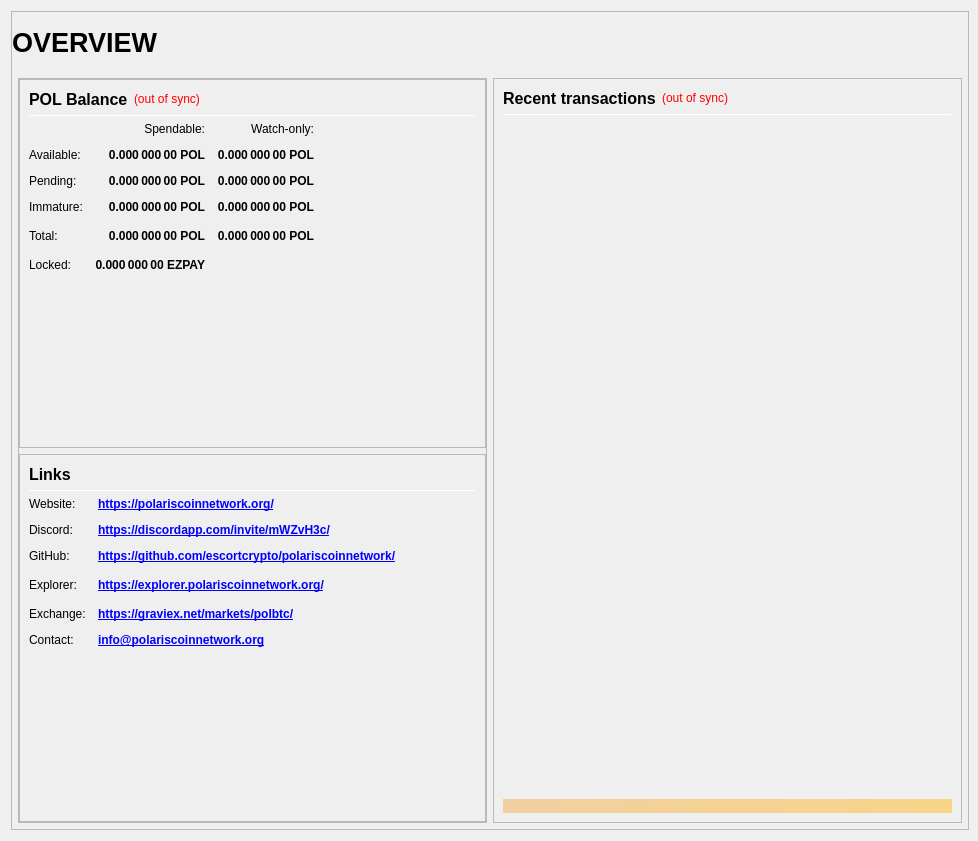
<?xml version="1.0" encoding="UTF-8"?>
<ui version="4.0">
 <class>OverviewPage</class>
 <widget class="QWidget" name="OverviewPage">
  <property name="geometry">
   <rect>
    <x>0</x>
    <y>0</y>
    <width>978</width>
    <height>841</height>
   </rect>
  </property>
  <property name="minimumSize">
   <size>
    <width>960</width>
    <height>682</height>
   </size>
  </property>
  <property name="windowTitle">
   <string>Form</string>
  </property>
  <layout class="QVBoxLayout" name="topLayout" stretch="1">
   <property name="rightMargin">
    <number>9</number>
   </property>
   <item>
    <widget class="QFrame" name="frame_BG">
     <property name="minimumSize">
      <size>
       <width>850</width>
       <height>610</height>
      </size>
     </property>
     <property name="maximumSize">
      <size>
       <width>16777215</width>
       <height>16777215</height>
      </size>
     </property>
     <property name="frameShape">
      <enum>QFrame::StyledPanel</enum>
     </property>
     <property name="frameShadow">
      <enum>QFrame::Raised</enum>
     </property>
     <layout class="QVBoxLayout" name="verticalLayout_3" stretch="1">
      <property name="leftMargin">
       <number>0</number>
      </property>
      <property name="topMargin">
       <number>0</number>
      </property>
      <property name="rightMargin">
       <number>0</number>
      </property>
      <property name="bottomMargin">
       <number>6</number>
      </property>
      <item>
       <layout class="QVBoxLayout" name="verticalLayout_Master" stretch="0,1">
        <property name="leftMargin">
         <number>0</number>
        </property>
        <property name="topMargin">
         <number>0</number>
        </property>
        <property name="rightMargin">
         <number>0</number>
        </property>
        <property name="bottomMargin">
         <number>0</number>
        </property>
        <item>
         <widget class="QFrame" name="frame_Header">
          <layout class="QVBoxLayout" name="verticalLayout_Header" stretch="0">
           <property name="leftMargin">
            <number>0</number>
           </property>
           <property name="topMargin">
            <number>0</number>
           </property>
           <property name="rightMargin">
            <number>0</number>
           </property>
           <property name="bottomMargin">
            <number>0</number>
           </property>
           <item>
            <layout class="QHBoxLayout" name="horizontalLayout_Header" stretch="1,0,1">
             <property name="spacing">
              <number>6</number>
             </property>
             <item>
              <widget class="QLabel" name="labelOverviewHeaderLeft">
               <property name="minimumSize">
                <size>
                 <width>464</width>
                 <height>60</height>
                </size>
               </property>
               <property name="maximumSize">
                <size>
                 <width>16777215</width>
                 <height>60</height>
                </size>
               </property>
               <property name="font">
                <font>
                 <pointsize>20</pointsize>
                 <weight>75</weight>
                 <bold>true</bold>
                </font>
               </property>
               <property name="text">
                <string>OVERVIEW</string>
               </property>
               <property name="alignment">
                <set>Qt::AlignLeading|Qt::AlignLeft|Qt::AlignVCenter</set>
               </property>
              </widget>
             </item>
             <item>
              <spacer name="horizontalSpacer_Header">
               <property name="orientation">
                <enum>Qt::Horizontal</enum>
               </property>
               <property name="sizeHint" stdset="0">
                <size>
                 <width>40</width>
                 <height>20</height>
                </size>
               </property>
              </spacer>
             </item>
             <item>
              <widget class="QLabel" name="labelOverviewHeaderRight">
               <property name="minimumSize">
                <size>
                 <width>464</width>
                 <height>60</height>
                </size>
               </property>
               <property name="maximumSize">
                <size>
                 <width>16777215</width>
                 <height>60</height>
                </size>
               </property>
               <property name="font">
                <font>
                 <pointsize>14</pointsize>
                </font>
               </property>
               <property name="text">
                <string/>
               </property>
               <property name="alignment">
                <set>Qt::AlignRight|Qt::AlignTrailing|Qt::AlignVCenter</set>
               </property>
              </widget>
             </item>
            </layout>
           </item>
          </layout>
         </widget>
        </item>
        <item>
         <widget class="QFrame" name="frame_Content">
          <layout class="QVBoxLayout" name="verticalLayout_Content">
           <property name="leftMargin">
            <number>6</number>
           </property>
           <property name="topMargin">
            <number>0</number>
           </property>
           <property name="rightMargin">
            <number>6</number>
           </property>
           <property name="bottomMargin">
            <number>0</number>
           </property>
           <item>
            <layout class="QHBoxLayout" name="horizontalLayout_Content" stretch="1,1">
             <property name="spacing">
              <number>6</number>
             </property>
             <item>
              <layout class="QVBoxLayout" name="verticalLayout_left" stretch="1">
               <item>
                <widget class="QFrame" name="frameObfuscation">
                 <property name="minimumSize">
                  <size>
                   <width>0</width>
                   <height>0</height>
                  </size>
                 </property>
                 <property name="frameShape">
                  <enum>QFrame::StyledPanel</enum>
                 </property>
                 <property name="frameShadow">
                  <enum>QFrame::Raised</enum>
                 </property>
                 <layout class="QVBoxLayout" name="verticalLayout" stretch="0,0,0,0">
                  <property name="leftMargin">
                   <number>0</number>
                  </property>
                  <property name="topMargin">
                   <number>0</number>
                  </property>
                  <property name="rightMargin">
                   <number>0</number>
                  </property>
                  <property name="bottomMargin">
                   <number>0</number>
                  </property>
                  <item>
                   <widget class="QFrame" name="frame_Balances">
                    <property name="frameShape">
                     <enum>QFrame::StyledPanel</enum>
                    </property>
                    <property name="frameShadow">
                     <enum>QFrame::Raised</enum>
                    </property>
                    <layout class="QVBoxLayout" name="verticalLayout_4">
                     <item>
                      <layout class="QHBoxLayout" name="horizontalLayout_4">
                       <item>
                        <widget class="QLabel" name="label_5">
                         <property name="minimumSize">
                          <size>
                           <width>0</width>
                           <height>20</height>
                          </size>
                         </property>
                         <property name="font">
                          <font>
                           <pointsize>12</pointsize>
                           <weight>75</weight>
                           <bold>true</bold>
                          </font>
                         </property>
                         <property name="text">
                          <string>POL Balance</string>
                         </property>
                        </widget>
                       </item>
                       <item>
                        <widget class="QLabel" name="labelWalletStatus">
                         <property name="cursor">
                          <cursorShape>WhatsThisCursor</cursorShape>
                         </property>
                         <property name="toolTip">
                          <string>The displayed information may be out of date. Your wallet automatically synchronizes with the KYD network after a connection is established, but this process has not completed yet.</string>
                         </property>
                         <property name="styleSheet">
                          <string notr="true">QLabel { color: red; }</string>
                         </property>
                         <property name="text">
                          <string notr="true">(out of sync)</string>
                         </property>
                         <property name="alignment">
                          <set>Qt::AlignLeading|Qt::AlignLeft|Qt::AlignVCenter</set>
                         </property>
                        </widget>
                       </item>
                       <item>
                        <spacer name="horizontalSpacer_3">
                         <property name="orientation">
                          <enum>Qt::Horizontal</enum>
                         </property>
                         <property name="sizeHint" stdset="0">
                          <size>
                           <width>40</width>
                           <height>20</height>
                          </size>
                         </property>
                        </spacer>
                       </item>
                      </layout>
                     </item>
                     <item>
                      <widget class="Line" name="line_Balance">
                       <property name="minimumSize">
                        <size>
                         <width>0</width>
                         <height>1</height>
                        </size>
                       </property>
                       <property name="maximumSize">
                        <size>
                         <width>16777215</width>
                         <height>1</height>
                        </size>
                       </property>
                       <property name="orientation">
                        <enum>Qt::Horizontal</enum>
                       </property>
                      </widget>
                     </item>
                     <item>
                      <layout class="QGridLayout" name="gridLayout">
                       <property name="spacing">
                        <number>12</number>
                       </property>
                       <item row="0" column="1">
                        <widget class="QLabel" name="labelSpendable">
                         <property name="text">
                          <string>Spendable:</string>
                         </property>
                         <property name="alignment">
                          <set>Qt::AlignRight|Qt::AlignTrailing|Qt::AlignVCenter</set>
                         </property>
                        </widget>
                       </item>
                       <item row="0" column="2">
                        <widget class="QLabel" name="labelWatchonly">
                         <property name="text">
                          <string>Watch-only:</string>
                         </property>
                         <property name="alignment">
                          <set>Qt::AlignRight|Qt::AlignTrailing|Qt::AlignVCenter</set>
                         </property>
                        </widget>
                       </item>
                       <item row="1" column="0">
                        <widget class="QLabel" name="labelBalanceText">
                         <property name="text">
                          <string>Available:</string>
                         </property>
                        </widget>
                       </item>
                       <item row="1" column="1">
                        <widget class="QLabel" name="labelBalance">
                         <property name="font">
                          <font>
                           <weight>75</weight>
                           <bold>true</bold>
                          </font>
                         </property>
                         <property name="cursor">
                          <cursorShape>IBeamCursor</cursorShape>
                         </property>
                         <property name="toolTip">
                          <string>Your current spendable balance</string>
                         </property>
                         <property name="text">
                          <string notr="true">0.000 000 00 POL</string>
                         </property>
                         <property name="alignment">
                          <set>Qt::AlignRight|Qt::AlignTrailing|Qt::AlignVCenter</set>
                         </property>
                         <property name="textInteractionFlags">
                          <set>Qt::LinksAccessibleByMouse|Qt::TextSelectableByKeyboard|Qt::TextSelectableByMouse</set>
                         </property>
                        </widget>
                       </item>
                       <item row="1" column="2">
                        <widget class="QLabel" name="labelWatchAvailable">
                         <property name="font">
                          <font>
                           <weight>75</weight>
                           <bold>true</bold>
                          </font>
                         </property>
                         <property name="cursor">
                          <cursorShape>IBeamCursor</cursorShape>
                         </property>
                         <property name="toolTip">
                          <string>Your current balance in watch-only addresses</string>
                         </property>
                         <property name="text">
                          <string notr="true">0.000 000 00 POL</string>
                         </property>
                         <property name="alignment">
                          <set>Qt::AlignRight|Qt::AlignTrailing|Qt::AlignVCenter</set>
                         </property>
                         <property name="textInteractionFlags">
                          <set>Qt::LinksAccessibleByMouse|Qt::TextSelectableByKeyboard|Qt::TextSelectableByMouse</set>
                         </property>
                        </widget>
                       </item>
                       <item row="2" column="0">
                        <widget class="QLabel" name="labelPendingText">
                         <property name="text">
                          <string>Pending:</string>
                         </property>
                        </widget>
                       </item>
                       <item row="2" column="1">
                        <widget class="QLabel" name="labelUnconfirmed">
                         <property name="font">
                          <font>
                           <weight>75</weight>
                           <bold>true</bold>
                          </font>
                         </property>
                         <property name="cursor">
                          <cursorShape>IBeamCursor</cursorShape>
                         </property>
                         <property name="toolTip">
                          <string>Total of transactions that have yet to be confirmed, and do not yet count toward the spendable balance</string>
                         </property>
                         <property name="text">
                          <string notr="true">0.000 000 00 POL</string>
                         </property>
                         <property name="alignment">
                          <set>Qt::AlignRight|Qt::AlignTrailing|Qt::AlignVCenter</set>
                         </property>
                         <property name="textInteractionFlags">
                          <set>Qt::LinksAccessibleByMouse|Qt::TextSelectableByKeyboard|Qt::TextSelectableByMouse</set>
                         </property>
                        </widget>
                       </item>
                       <item row="2" column="2">
                        <widget class="QLabel" name="labelWatchPending">
                         <property name="font">
                          <font>
                           <weight>75</weight>
                           <bold>true</bold>
                          </font>
                         </property>
                         <property name="cursor">
                          <cursorShape>IBeamCursor</cursorShape>
                         </property>
                         <property name="toolTip">
                          <string>Unconfirmed transactions to watch-only addresses</string>
                         </property>
                         <property name="text">
                          <string notr="true">0.000 000 00 POL</string>
                         </property>
                         <property name="alignment">
                          <set>Qt::AlignRight|Qt::AlignTrailing|Qt::AlignVCenter</set>
                         </property>
                         <property name="textInteractionFlags">
                          <set>Qt::LinksAccessibleByMouse|Qt::TextSelectableByKeyboard|Qt::TextSelectableByMouse</set>
                         </property>
                        </widget>
                       </item>
                       <item row="3" column="0">
                        <widget class="QLabel" name="labelImmatureText">
                         <property name="text">
                          <string>Immature:</string>
                         </property>
                        </widget>
                       </item>
                       <item row="3" column="1">
                        <widget class="QLabel" name="labelImmature">
                         <property name="font">
                          <font>
                           <weight>75</weight>
                           <bold>true</bold>
                          </font>
                         </property>
                         <property name="cursor">
                          <cursorShape>IBeamCursor</cursorShape>
                         </property>
                         <property name="toolTip">
                          <string>Staked or masternode rewards that has not yet matured</string>
                         </property>
                         <property name="text">
                          <string notr="true">0.000 000 00 POL</string>
                         </property>
                         <property name="alignment">
                          <set>Qt::AlignRight|Qt::AlignTrailing|Qt::AlignVCenter</set>
                         </property>
                         <property name="textInteractionFlags">
                          <set>Qt::LinksAccessibleByMouse|Qt::TextSelectableByKeyboard|Qt::TextSelectableByMouse</set>
                         </property>
                        </widget>
                       </item>
                       <item row="3" column="2">
                        <widget class="QLabel" name="labelWatchImmature">
                         <property name="font">
                          <font>
                           <weight>75</weight>
                           <bold>true</bold>
                          </font>
                         </property>
                         <property name="cursor">
                          <cursorShape>IBeamCursor</cursorShape>
                         </property>
                         <property name="toolTip">
                          <string>Staked or masternode rewards in watch-only addresses that has not yet matured</string>
                         </property>
                         <property name="text">
                          <string notr="true">0.000 000 00 POL</string>
                         </property>
                         <property name="alignment">
                          <set>Qt::AlignRight|Qt::AlignTrailing|Qt::AlignVCenter</set>
                         </property>
                         <property name="textInteractionFlags">
                          <set>Qt::LinksAccessibleByMouse|Qt::TextSelectableByKeyboard|Qt::TextSelectableByMouse</set>
                         </property>
                        </widget>
                       </item>
                 
                       <item row="4" column="0">
                        <widget class="QLabel" name="labelTotalText">
                         <property name="toolTip">
                          <string>Your current POL balance, unconfirmed and immature transactions included</string>
                         </property>
                         <property name="text">
                          <string>Total:</string>
                         </property>
                        </widget>
                       </item>
                       <item row="4" column="1">
                        <widget class="QLabel" name="labelTotal">
                         <property name="font">
                          <font>
                           <weight>75</weight>
                           <bold>true</bold>
                          </font>
                         </property>
                         <property name="cursor">
                          <cursorShape>IBeamCursor</cursorShape>
                         </property>
                         <property name="toolTip">
                          <string>Your current POL balance, unconfirmed and immature transactions included</string>
                         </property>
                         <property name="text">
                          <string notr="true">0.000 000 00 POL</string>
                         </property>
                         <property name="alignment">
                          <set>Qt::AlignRight|Qt::AlignTrailing|Qt::AlignVCenter</set>
                         </property>
                         <property name="textInteractionFlags">
                          <set>Qt::LinksAccessibleByMouse|Qt::TextSelectableByKeyboard|Qt::TextSelectableByMouse</set>
                         </property>
                        </widget>
                       </item>
                       <item row="4" column="2">
                        <widget class="QLabel" name="labelWatchTotal">
                         <property name="font">
                          <font>
                           <weight>75</weight>
                           <bold>true</bold>
                          </font>
                         </property>
                         <property name="cursor">
                          <cursorShape>IBeamCursor</cursorShape>
                         </property>
                         <property name="toolTip">
                          <string>Current total balance in watch-only addresses</string>
                         </property>
                         <property name="text">
                          <string notr="true">0.000 000 00 POL</string>
                         </property>
                         <property name="alignment">
                          <set>Qt::AlignRight|Qt::AlignTrailing|Qt::AlignVCenter</set>
                         </property>
                         <property name="textInteractionFlags">
                          <set>Qt::LinksAccessibleByMouse|Qt::TextSelectableByKeyboard|Qt::TextSelectableByMouse</set>
                         </property>
                        </widget>
                       </item>
                       <item row="4" column="3">
                        <spacer name="horizontalSpacer_9">
                         <property name="orientation">
                          <enum>Qt::Horizontal</enum>
                         </property>
                         <property name="sizeHint" stdset="0">
                          <size>
                           <width>40</width>
                           <height>20</height>
                          </size>
                         </property>
                        </spacer>
                       </item>
			<item row="5" column="0">
                        <widget class="QLabel" name="labelLockedBalanceText">
                         <property name="toolTip">
                          <string>Locked POL or Masternode collaterals.</string>
                         </property>
                         <property name="text">
                          <string>Locked:</string>
                         </property>
                        </widget>
                       </item>
                       <item row="5" column="1">
                        <widget class="QLabel" name="labelLockedBalance">
                         <property name="font">
                          <font>
                           <weight>75</weight>
                           <bold>true</bold>
                          </font>
                         </property>
                         <property name="cursor">
                          <cursorShape>IBeamCursor</cursorShape>
                         </property>
                         <property name="toolTip">
                          <string>Locked POL or Masternode collaterals</string>
                         </property>
                         <property name="text">
                          <string notr="true">0.000 000 00 EZPAY</string>
                         </property>
                         <property name="alignment">
                          <set>Qt::AlignRight|Qt::AlignTrailing|Qt::AlignVCenter</set>
                         </property>
                         <property name="textInteractionFlags">
                          <set>Qt::LinksAccessibleByMouse|Qt::TextSelectableByKeyboard|Qt::TextSelectableByMouse</set>
                         </property>
                        </widget>
                       </item>
                      </layout>
                     </item>
                     <item>
                      <spacer name="verticalSpacer_3">
                       <property name="orientation">
                        <enum>Qt::Vertical</enum>
                       </property>
                       <property name="sizeHint" stdset="0">
                        <size>
                         <width>20</width>
                         <height>40</height>
                        </size>
                       </property>
                      </spacer>
                     </item>
                    </layout>
                   </widget>
                  </item>
                  <item>
                   <widget class="QFrame" name="frame_Links">
                    <property name="frameShape">
                     <enum>QFrame::StyledPanel</enum>
                    </property>
                    <property name="frameShadow">
                     <enum>QFrame::Raised</enum>
                    </property>
                    <layout class="QVBoxLayout" name="verticalLayout_Links">
                     <item>
                      <layout class="QHBoxLayout" name="horizontalLayout_Links_1" stretch="0,0">
                       <item>
                        <widget class="QLabel" name="label_Links_title">
                         <property name="minimumSize">
                          <size>
                           <width>0</width>
                           <height>20</height>
                          </size>
                         </property>
                         <property name="font">
                          <font>
                           <pointsize>12</pointsize>
                           <weight>75</weight>
                           <bold>true</bold>
                          </font>
                         </property>
                         <property name="text">
                          <string>Links</string>
                         </property>
                        </widget>
                       </item>
                       <item>
                        <spacer name="horizontalSpacer_Links_1">
                         <property name="orientation">
                          <enum>Qt::Horizontal</enum>
                         </property>
                         <property name="sizeHint" stdset="0">
                          <size>
                           <width>40</width>
                           <height>20</height>
                          </size>
                         </property>
                        </spacer>
                       </item>
                      </layout>
                     </item>
                     <item>
                      <widget class="Line" name="line_Links">
                       <property name="minimumSize">
                        <size>
                         <width>0</width>
                         <height>1</height>
                        </size>
                       </property>
                       <property name="maximumSize">
                        <size>
                         <width>16777215</width>
                         <height>1</height>
                        </size>
                       </property>
                       <property name="orientation">
                        <enum>Qt::Horizontal</enum>
                       </property>
                      </widget>
                     </item>
                     <item>
                      <layout class="QGridLayout" name="gridLayout_Links">
                       <property name="spacing">
                        <number>12</number>
                       </property>
                       <item row="1" column="0">
                        <widget class="QLabel" name="labelLinks1">
                         <property name="text">
                          <string>Website:</string>
                         </property>
                        </widget>
                       </item>
                       <item row="1" column="1">
                        <widget class="QLabel" name="labelLinksUrl1">
                         <property name="font">
                          <font>
                           <weight>75</weight>
                           <bold>true</bold>
                          </font>
                         </property>
                         <property name="text">
                          <string notr="true">&lt;a href=&quot;https://polariscoinnetwork.org/&quot;&gt;https://polariscoinnetwork.org/&lt;/a&gt;</string>
                         </property>
                         <property name="textFormat">
                          <enum>Qt::RichText</enum>
                         </property>
                         <property name="alignment">
                          <set>Qt::AlignLeading|Qt::AlignLeft|Qt::AlignVCenter</set>
                         </property>
                         <property name="openExternalLinks">
                          <bool>true</bool>
                         </property>
                        </widget>
                       </item>
                       <item row="2" column="0">
                        <widget class="QLabel" name="labelLinks2">
                         <property name="text">
                          <string>Discord:</string>
                         </property>
                        </widget>
                       </item>
                       <item row="2" column="1">
                        <widget class="QLabel" name="labelLinksUrl2">
                         <property name="font">
                          <font>
                           <weight>75</weight>
                           <bold>true</bold>
                          </font>
                         </property>
                         <property name="text">
                          <string notr="true">&lt;a href=&quot;https://discordapp.com/invite/mWZvH3c/&quot;&gt;https://discordapp.com/invite/mWZvH3c/&lt;/a&gt;</string>
                         </property>
                         <property name="alignment">
                          <set>Qt::AlignLeading|Qt::AlignLeft|Qt::AlignVCenter</set>
                         </property>
                         <property name="openExternalLinks">
                          <bool>true</bool>
                         </property>
                        </widget>
                       </item>
                       <item row="3" column="0">
                        <widget class="QLabel" name="labelLinks3">
                         <property name="text">
                          <string>GitHub:</string>
                         </property>
                        </widget>
                       </item>
                       <item row="3" column="1">
                        <widget class="QLabel" name="labelLinksUrl3">
                         <property name="font">
                          <font>
                           <weight>75</weight>
                           <bold>true</bold>
                          </font>
                         </property>
                         <property name="text">
                          <string notr="true">&lt;a href=&quot;https://github.com/escortcrypto/polariscoinnetwork/&quot;&gt;https://github.com/escortcrypto/polariscoinnetwork/&lt;/a&gt;</string>
                         </property>
                         <property name="alignment">
                           <set>Qt::AlignLeading|Qt::AlignLeft|Qt::AlignVCenter</set>
                         </property>
                         <property name="openExternalLinks">
                          <bool>true</bool>
                         </property>
                        </widget>
                       </item>
                       <item row="4" column="0">
                        <widget class="QLabel" name="labelLinks4">
                         <property name="text">
                          <string>Explorer:</string>
                         </property>
                        </widget>
                       </item>
                       <item row="4" column="1">
                        <widget class="QLabel" name="labelLinksUrl4">
                         <property name="font">
                          <font>
                           <weight>75</weight>
                           <bold>true</bold>
                          </font>
                         </property>
                         <property name="text">
                          <string notr="true">&lt;a href=&quot;https://explorer.polariscoinnetwork.org/&quot;&gt;https://explorer.polariscoinnetwork.org/&lt;/a&gt;</string>
                         </property>
                         <property name="alignment">
                           <set>Qt::AlignLeading|Qt::AlignLeft|Qt::AlignVCenter</set>
                         </property>
                         <property name="openExternalLinks">
                          <bool>true</bool>
                         </property>
                        </widget>
                       </item>
                       <item row="4" column="2">
                        <spacer name="horizontalSpacer_Links_2">
                         <property name="orientation">
                          <enum>Qt::Horizontal</enum>
                         </property>
                         <property name="sizeHint" stdset="0">
                          <size>
                           <width>40</width>
                           <height>20</height>
                          </size>
                         </property>
                        </spacer>
                       </item>
                       <item row="5" column="0">
                        <widget class="QLabel" name="labelLinks5">
                         <property name="text">
                          <string>Exchange:</string>
                         </property>
                        </widget>
                       </item>
                       <item row="5" column="1">
                        <widget class="QLabel" name="labelLinksUrl5">
                         <property name="font">
                          <font>
                           <weight>75</weight>
                           <bold>true</bold>
                          </font>
                         </property>
                         <property name="text">
                          <string notr="true">&lt;a href=&quot;https://graviex.net/markets/polbtc/&quot;&gt;https://graviex.net/markets/polbtc/&lt;/a&gt;</string>
                         </property>
                         <property name="alignment">
                           <set>Qt::AlignLeading|Qt::AlignLeft|Qt::AlignVCenter</set>
                         </property>
                         <property name="openExternalLinks">
                          <bool>true</bool>
                         </property>
                        </widget>
                       </item>
                       <item row="6" column="0">
                        <widget class="QLabel" name="labelLinks6">
                         <property name="text">
                          <string>Contact:</string>
                         </property>
                        </widget>
                       </item>
                       <item row="6" column="1">
                        <widget class="QLabel" name="labelLinksUrl6">
                         <property name="font">
                          <font>
                           <weight>75</weight>
                           <bold>true</bold>
                          </font>
                         </property>
                         <property name="text">
                          <string notr="true">&lt;a href=&quot;info@polariscoinnetwork.org&quot;&gt;info@polariscoinnetwork.org&lt;/a&gt;</string>
                         </property>
                         <property name="alignment">
                           <set>Qt::AlignLeading|Qt::AlignLeft|Qt::AlignVCenter</set>
                         </property>
                         <property name="openExternalLinks">
                          <bool>true</bool>
                         </property>
                        </widget>
                       </item>
                      </layout>
                     </item>
                     <item>
                      <spacer name="verticalSpacer_4">
                       <property name="orientation">
                        <enum>Qt::Vertical</enum>
                       </property>
                       <property name="sizeHint" stdset="0">
                        <size>
                         <width>20</width>
                         <height>40</height>
                        </size>
                       </property>
                      </spacer>
                     </item>
                    </layout>
                   </widget>
                  </item>
                 </layout>
                </widget>
               </item>
              </layout>
             </item>
             <item>
              <layout class="QVBoxLayout" name="verticalLayout_right" stretch="1">
               <item>
                <widget class="QFrame" name="frame_RecentTransactions">
                 <property name="minimumSize">
                  <size>
                   <width>0</width>
                   <height>0</height>
                  </size>
                 </property>
                 <property name="frameShape">
                  <enum>QFrame::StyledPanel</enum>
                 </property>
                 <property name="frameShadow">
                  <enum>QFrame::Raised</enum>
                 </property>
                 <layout class="QVBoxLayout" name="verticalLayout_1" stretch="0,0,0,0,0">
                  <item>
                   <layout class="QHBoxLayout" name="horizontalLayout_2">
                    <item>
                     <widget class="QLabel" name="label_4">
                      <property name="minimumSize">
                       <size>
                        <width>0</width>
                        <height>20</height>
                       </size>
                      </property>
                      <property name="font">
                       <font>
                        <pointsize>12</pointsize>
                        <weight>75</weight>
                        <bold>true</bold>
                       </font>
                      </property>
                      <property name="text">
                       <string>Recent transactions</string>
                      </property>
                     </widget>
                    </item>
                    <item>
                     <widget class="QLabel" name="labelTransactionsStatus">
                      <property name="cursor">
                       <cursorShape>WhatsThisCursor</cursorShape>
                      </property>
                      <property name="toolTip">
                       <string>The displayed information may be out of date. Your wallet automatically synchronizes with the POL network after a connection is established, but this process has not completed yet.</string>
                      </property>
                      <property name="styleSheet">
                       <string notr="true">QLabel { color: red; }</string>
                      </property>
                      <property name="text">
                       <string notr="true">(out of sync)</string>
                      </property>
                      <property name="alignment">
                       <set>Qt::AlignRight|Qt::AlignTrailing|Qt::AlignVCenter</set>
                      </property>
                     </widget>
                    </item>
                    <item>
                     <spacer name="horizontalSpacer">
                      <property name="orientation">
                       <enum>Qt::Horizontal</enum>
                      </property>
                      <property name="sizeHint" stdset="0">
                       <size>
                        <width>40</width>
                        <height>20</height>
                       </size>
                      </property>
                     </spacer>
                    </item>
                   </layout>
                  </item>
                  <item>
                   <widget class="Line" name="line">
                    <property name="minimumSize">
                     <size>
                      <width>0</width>
                      <height>1</height>
                     </size>
                    </property>
                    <property name="maximumSize">
                     <size>
                      <width>16777215</width>
                      <height>1</height>
                     </size>
                    </property>
                    <property name="orientation">
                     <enum>Qt::Horizontal</enum>
                    </property>
                   </widget>
                  </item>
                  <item>
                   <widget class="QListView" name="listTransactions">
                    <property name="minimumSize">
                     <size>
                      <width>0</width>
                      <height>0</height>
                     </size>
                    </property>
                    <property name="styleSheet">
                     <string notr="true">QListView { background: transparent; }</string>
                    </property>
                    <property name="frameShape">
                     <enum>QFrame::NoFrame</enum>
                    </property>
                    <property name="verticalScrollBarPolicy">
                     <enum>Qt::ScrollBarAlwaysOff</enum>
                    </property>
                    <property name="horizontalScrollBarPolicy">
                     <enum>Qt::ScrollBarAlwaysOff</enum>
                    </property>
                    <property name="selectionMode">
                     <enum>QAbstractItemView::NoSelection</enum>
                    </property>
                   </widget>
                  </item>
                  <item>
                   <spacer name="verticalSpacer_2">
                    <property name="orientation">
                     <enum>Qt::Vertical</enum>
                    </property>
                    <property name="sizeType">
                     <enum>QSizePolicy::Expanding</enum>
                    </property>
                    <property name="sizeHint" stdset="0">
                     <size>
                      <width>20</width>
                      <height>40</height>
                     </size>
                    </property>
                   </spacer>
                  </item>
                  <item>
                   <widget class="QLabel" name="labelAlerts">
                    <property name="maximumSize">
                     <size>
                      <width>16777215</width>
                      <height>16777215</height>
                     </size>
                    </property>
                    <property name="styleSheet">
                     <string notr="true">background-color: qlineargradient(x1: 0, y1: 0, x2: 1, y2: 0, stop:0 #F0D0A0, stop:1 #F8D488); color:#000000;</string>
                    </property>
                    <property name="text">
                     <string/>
                    </property>
                    <property name="wordWrap">
                     <bool>true</bool>
                    </property>
                    <property name="margin">
                     <number>3</number>
                    </property>
                   </widget>
                  </item>
                 </layout>
                </widget>
               </item>
              </layout>
             </item>
            </layout>
           </item>
          </layout>
         </widget>
        </item>
       </layout>
      </item>
     </layout>
    </widget>
   </item>
  </layout>
 </widget>
 <resources/>
 <connections/>
</ui>
